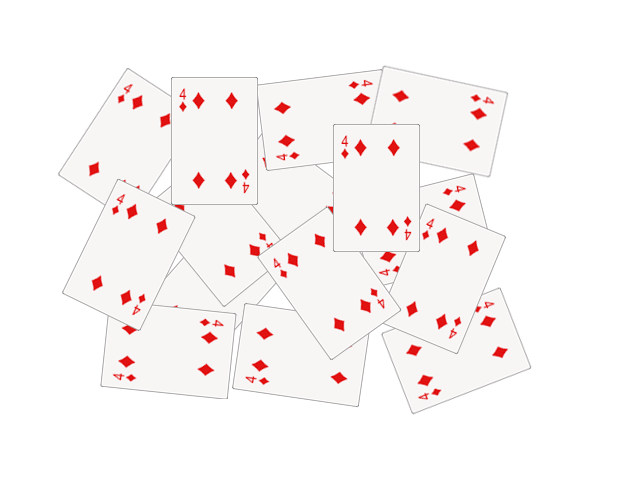
//> input picture vision/data/cards.png, 640 x 480 px
$ ./bounding   (built with g++ and OpenCV 4)
//> lines starting //> are read from the running program, lines starting //| are printed output that depends on the picture; after the words box and inside, x2 and y2 are one past the last pixel; in counts of white or black regions, pixels touching at a corner belong together
#include <opencv2/imgcodecs.hpp>
#include <opencv2/highgui.hpp>
#include <opencv2/imgproc.hpp>
#include <iostream>

using namespace cv;
using namespace std;

Mat src_gray;
int thresh = 100;
RNG rng(12345);
const char* window_name = "image";
const char* contours_name = "contours";

void thresh_callback(int, void*){
    Mat canny_output;
    Canny(src_gray, canny_output, thresh, thresh*2);

    vector<vector<Point> >contours;
    findContours(canny_output, contours, RETR_TREE, CHAIN_APPROX_SIMPLE);

    vector<vector<Point> > contours_poly(contours.size());
    vector<Rect> boundRect(contours.size());
    vector<Point2f> centers(contours.size());
    vector<float> radius(contours.size());

    for (size_t i = 0; i < contours.size(); i++){
        approxPolyDP(contours[i], contours_poly[i], 3, true);
        boundRect[i] = boundingRect(contours_poly[i]);
        minEnclosingCircle(contours_poly[i], centers[i], radius[i]);
    }

    Mat drawing = Mat::zeros(canny_output.size(), CV_8UC3);

    cout << contours.size() << endl;
    for (size_t i = 0; i < contours.size(); i++) {
        Scalar color = Scalar(rng.uniform(0, 256), rng.uniform(0, 256), rng.uniform(0, 256));
        drawContours(drawing, contours_poly, (int)i, Scalar(255,255,255));
        rectangle(drawing, boundRect[i].tl(), boundRect[i].br(), Scalar(255, 0, 0), 2);
        circle(drawing, centers[i], (int)radius[i], Scalar(0,0,255), 2);
    }
    // Scalar color = Scalar(rng.uniform(0, 256), rng.uniform(0, 256), rng.uniform(0, 256));
    // rectangle(drawing, boundRect[1].tl(), boundRect[1].br(), color, 2);
    // circle(drawing, centers[1], (int)radius[1], color, 2);

    imshow(contours_name, drawing);
}

int main(int argc, char** argv) {
    Mat src = imread("../data/cards.png");
//> src is the input picture: 480 rows x 640 cols, CV_8UC3; mean B, G, R 245.8, 245.8, 250.7

    cvtColor(src, src_gray, COLOR_BGR2GRAY);
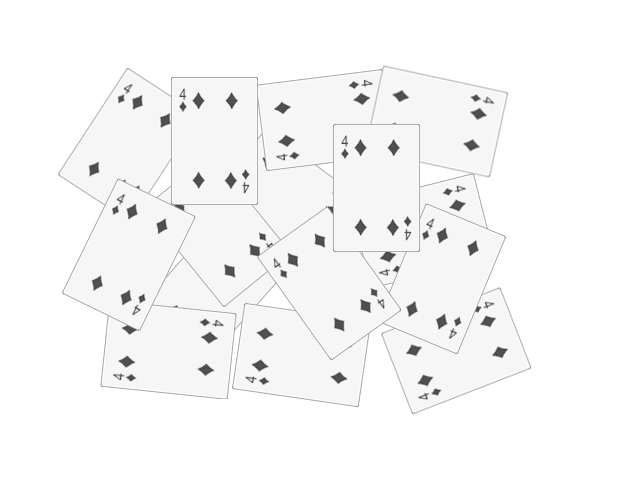
//> src_gray: 480 rows x 640 cols, CV_8UC1; min 67, max 255, mean 247.3
    blur(src_gray, src_gray, Size(3,3));
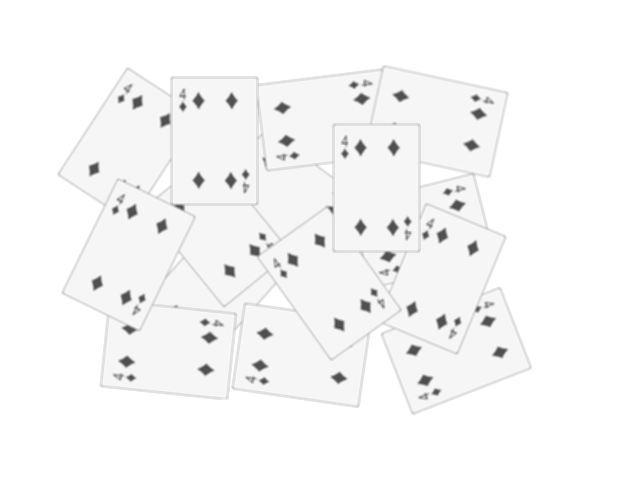
//> src_gray: 480 rows x 640 cols, CV_8UC1; 11.12% of pixels changed, all inside (x1, y1, x2, y2) = (56, 64, 533, 416)

    namedWindow(window_name);
    imshow(window_name, src);

    const int max_thresh = 255;
    namedWindow(contours_name);
    createTrackbar("canny thresh", contours_name, &thresh, max_thresh, thresh_callback);
    thresh_callback(0,0);
//> in thresh_callback, `Canny(src_gray, canny_output, thresh, thresh*2);`:
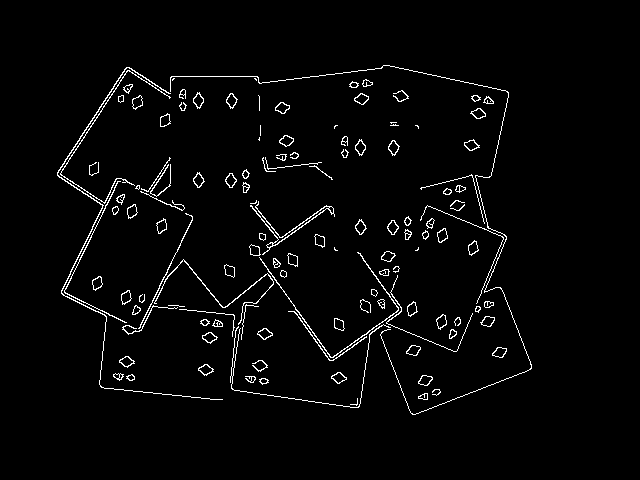
//> canny_output: 480 rows x 640 cols, CV_8UC1; 2.7% white in thin lines or dots, all inside (x1, y1, x2, y2) = (57, 65, 532, 415)
//> in thresh_callback, `findContours(canny_output, contours, RETR_TREE, CHAIN_APPROX_SIMPLE);`: contours = 206 contours, 54 with area under 20; largest, box (x1, y1, x2, y2) and area: (57, 67, 223, 400) 190, (250, 201, 335, 255) 153, (259, 252, 399, 358) 120, (279, 135, 294, 147) 102, (275, 102, 290, 114) 102
//> in thresh_callback, `vector<vector<Point> > contours_poly(contours.size());`: contours_poly = 206 empty contours
//> after the loop in thresh_callback, `for (size_t i = 0; i < contours.size(); i++)`: contours_poly = 206 contours, 81 with area under 20; largest, box (x1, y1, x2, y2) and area: (250, 201, 335, 255) 178, (464, 139, 480, 151) 92, (288, 253, 298, 267) 90, (156, 218, 167, 234) 90, (437, 228, 448, 243) 88; boundRect = 206 Rects (x, y, width, height), first 8: [350, 398, 8, 8], [418, 393, 10, 7], [418, 394, 10, 6], [432, 389, 8, 7], [259, 379, 10, 6], [260, 380, 8, 2], [245, 376, 11, 7], [251, 376, 3, 7]; centers = 206 Points (x, y), first 12: [353.6, 401.1], [422.8, 396], [422.6, 395.7], [435.5, 391.5], [263.5, 380.5], [263.5, 380.5], [250, 377.5], [252, 379], [425, 380], [425, 380], [130, 377], [130.5, 377.5]; radius = 206 values, max 231.8 at index 205, min 0.0001 at index 160, mean 10.94
//| 206
//> after the loop in thresh_callback, `for (size_t i = 0; i < contours.size(); i++)`:
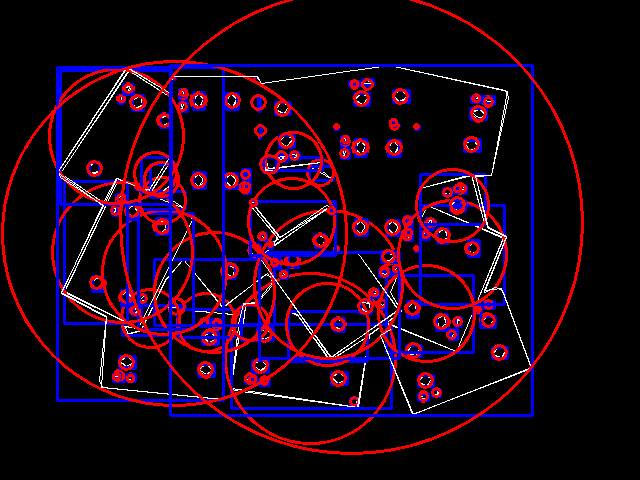
//> drawing: 480 rows x 640 cols, CV_8UC3; mean B, G, R 22.7, 4.4, 28

    waitKey();
    return 0;
}
